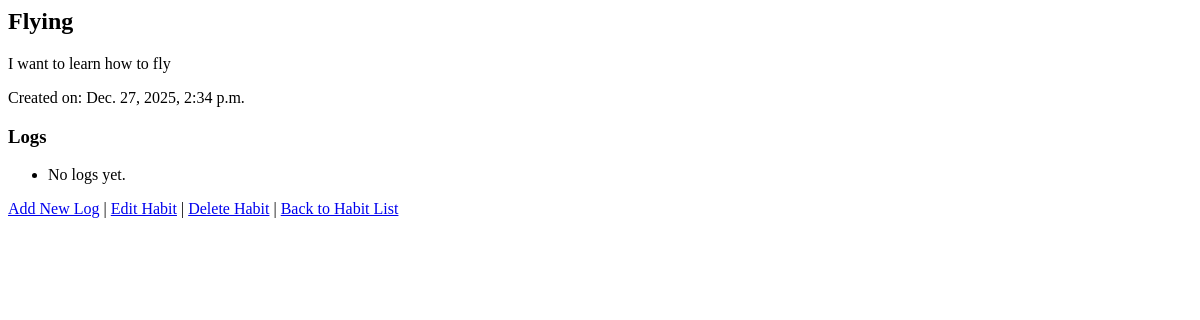
/habit/1/, run on an earlier commit of the app's database.
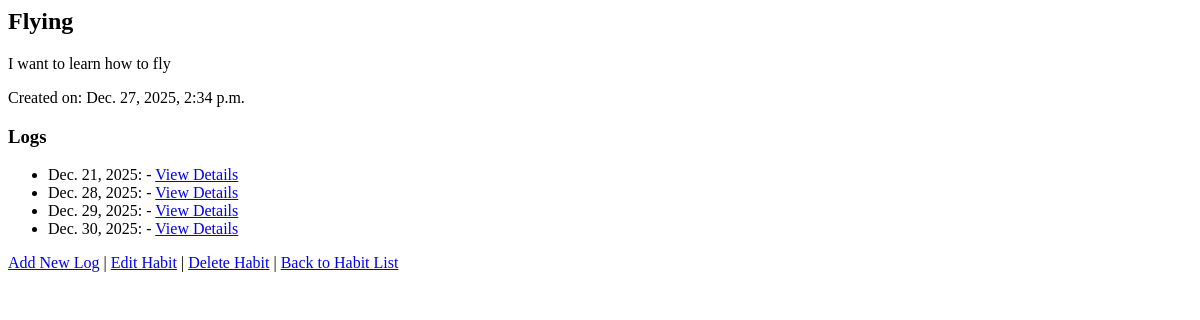
And on a later commit of the database.
### habits/models.py (models this page shows, shortened)
class HabitLog(models.Model):
    habit = models.ForeignKey(Habit, on_delete=models.CASCADE, related_name='logs')
    user = models.ForeignKey(CustomUser, on_delete=models.CASCADE, related_name='habit_logs')
    date = models.DateField()
    completed = models.BooleanField(default=False)
    class Meta:
        unique_together = ('habit', 'date')

### habits/views.py (the view)
# urls.py: path('habit/<int:pk>/', views.HabitDetailView.as_view(), name='habit_detail'),
class HabitDetailView(DetailView):
    model = Habit
    template_name = 'habits/habit_detail.html'
    context_object_name = 'habit'
    def get_context_data(self, **kwargs):
        context = super().get_context_data(**kwargs)
        context['habit_logs'] = HabitLog.objects.filter(habit=self.object)
        return context

### habits/templates/habits/habit_detail.html (shortened to what this page needs)
{% block content %}
    <h2>{{ habit.name }}</h2>
    <p>{{ habit.description }}</p>
    <p>Created on: {{ habit.created_at }}</p>
    <h3>Logs</h3>
    <ul>
        {% for log in habit_logs %}
            <li>{{ log.date }}: {{ log.status }} - <a href="{% url 'habitlog_detail' log.id %}">View Details</a></li>
        {% empty %}
            <li>No logs yet.</li>
        {% endfor %}
    </ul>
    <a href="{% url 'habitlog_create' habit.id %}">Add New Log</a> |
    <a href="{% url 'habit_update' habit.id %}">Edit Habit</a> |
    <a href="{% url 'habit_delete' habit.id %}">Delete Habit</a> |
    <a href="{% url 'habit_list' %}">Back to Habit List</a>
{% endblock %}

What changed in the data, as far as the page shows it:
added HabitLog: date "Dec. 21, 2025"
added HabitLog: date "Dec. 28, 2025"
added HabitLog: date "Dec. 29, 2025"
added HabitLog: date "Dec. 30, 2025"
Also different on the page:
text no longer shown: "No logs yet."
